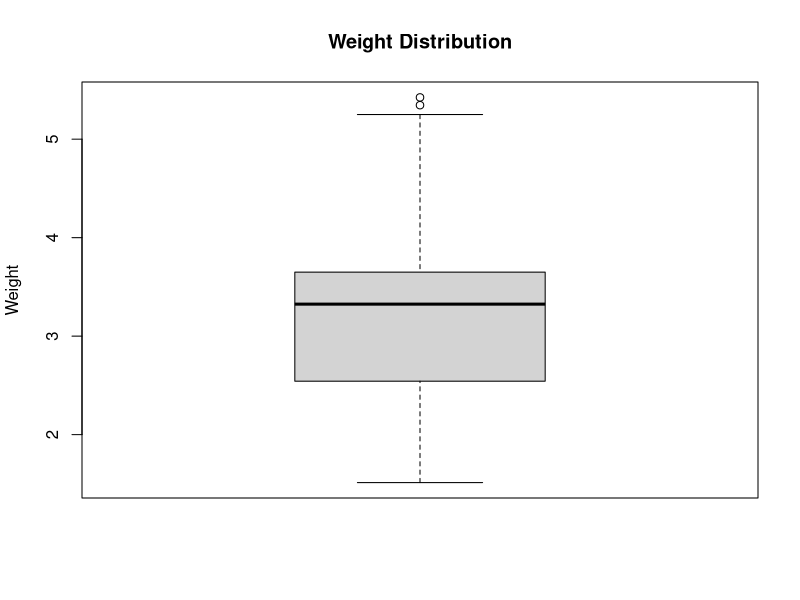

Here is the R script that generated this plot:
?mtcars

# Assign the mtcars data set to a new variable for better organization
Data_Cars <- mtcars

# Find the dimensions of the data set
dim(Data_Cars)

# View the names of the variables
names(Data_Cars)



# Getting row names
Data_Cars <- mtcars
rownames(Data_Cars)


# Accessing variable values
Data_Cars <- mtcars
sort(Data_Cars$cyl)


# Working with the sumary function
Data_Cars <- mtcars
summary(Data_Cars)


# Working with min and max
Data_Cars <- mtcars
max(Data_Cars$hp)
min(Data_Cars$hp)

# Accessing indexes
Data_Cars <- mtcars
rownames(Data_Cars)[which.max(Data_Cars$hp)]
rownames(Data_Cars)[which.min(Data_Cars$hp)]


# Accessing mean, median, mode
Data_Cars <- mtcars
mean(Data_Cars$wt)
median(Data_Cars$wt)
names(sort(-table(Data_Cars$wt)))[1]


# Percentiels and quartiles
Data_Cars <- mtcars
# Find the 75th percentile (three-quarters) of car weight (wt)
quantile(Data_Cars$wt)
# quantile(Data_Cars$wt, c(0.75))



# Quantiles plot
Data_Cars <- mtcars

# Calculate quartiles
quartiles <- quantile(Data_Cars$wt, probs = c(.25, .5, .75))

# Access quartiles individually
Q1 <- quartiles[1]
median <- quartiles[2]
Q3 <- quartiles[3]

# Calculate interquartile range (IQR)
IQR <- Q3 - Q1

# Create a boxplot for weight (wt)
boxplot(Data_Cars$wt, main = "Weight Distribution", ylab = "Weight")
